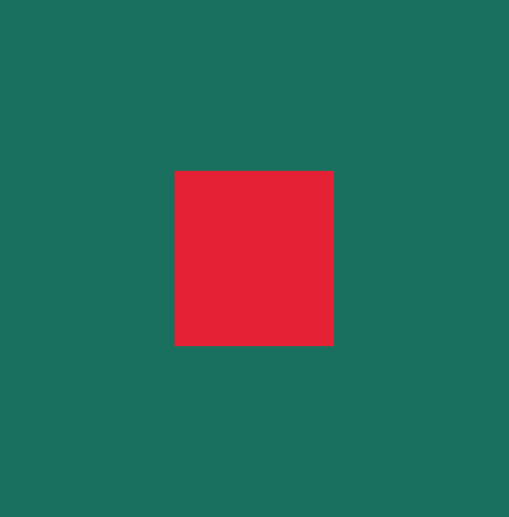
#> input picture Untitled design.png, 1018 x 1034 px, given in place of the camera (shown at 1/2 size)
$ python main.py
#> lines starting #> are read from the running program, lines starting #| are printed output that depends on the picture; after the words box and inside, x2 and y2 are one past the last pixel; in counts of white or black regions, pixels touching at a corner belong together
import cv2
import numpy as np
import time

roi_lost = False

# Initialize KCF tracker
tracker = cv2.TrackerKCF_create()

# Take camera feed from default camera 0 -> use IP address of camera
video = cv2.VideoCapture(0)

time.sleep(1) # Allow camera to set up
success, frame = video.read() # Take current frame from video
#> frame is the input picture: shape (1034, 1018, 3); mean B, G, R 89.8, 103.6, 47.5

img_width = frame.shape[1]
#> img_width = 1018
img_height = frame.shape[0]
#> img_height = 1034

hsv_image = cv2.cvtColor(frame, cv2.COLOR_BGR2HSV)
#> hsv_image: shape (1034, 1018, 3); mean H, S, V 93.8, 198.2, 124.3
cv2.imshow('hsv',hsv_image)

# Define color ranges for red and green in HSV
# Define the lower and upper HSV values for red
lower_red = np.array([0, 120, 140])
upper_red = np.array([10, 205, 225])

# Create a mask for red pixels using cv2.inRangeq
mask_red = cv2.inRange(hsv_image, lower_red, upper_red)
#> mask_red: shape (1034, 1018); every value is 0

# Define the lower and upper HSV values for green
lower_green = np.array([50, 10, 40])
upper_green = np.array([170, 170, 255])

# Create a mask for green pixels using cv2.inRange
mask_green = cv2.inRange(hsv_image, lower_green, upper_green)
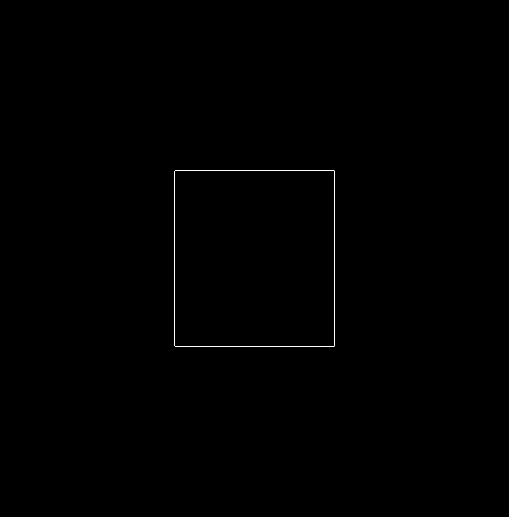
#> mask_green: shape (1034, 1018) (shown at 1/2 size); 0.13% white in thin lines or dots, all inside (x1, y1, x2, y2) = (349, 341, 669, 693)
cv2.imshow('Red', mask_red)
cv2.imshow('Green',mask_green)

# Combine the masks to select region with both red and green
combined_mask = cv2.bitwise_and(~mask_green,~mask_red)
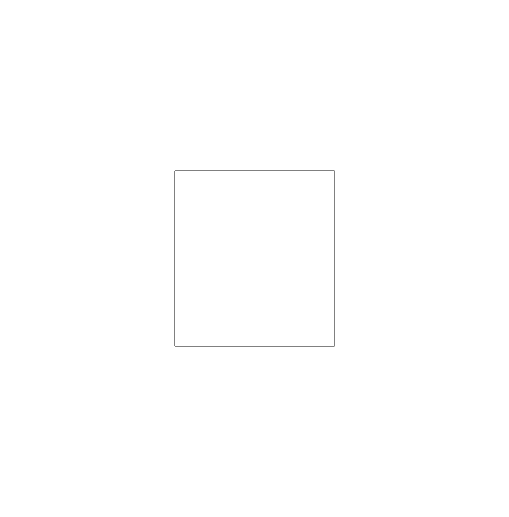
#> combined_mask: shape (1034, 1018) (shown at 1/2 size); 99.9% white; black in thin lines or dots, all inside (x1, y1, x2, y2) = (349, 341, 669, 693)
cv2.imshow('Mask',combined_mask)

# Remove background noise
blurred = cv2.GaussianBlur(combined_mask, (5, 5), 0)

# Apply Canny edge detector
edges = cv2.Canny(blurred, 50, 150)
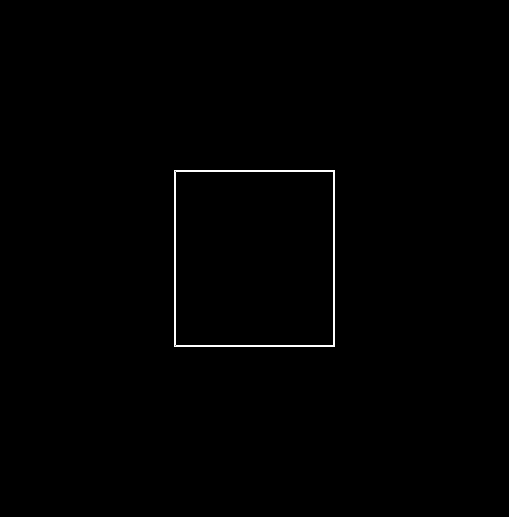
#> edges: shape (1034, 1018) (shown at 1/2 size); 0.25% white in thin lines or dots, all inside (x1, y1, x2, y2) = (348, 340, 670, 694)
edges_with_mask = cv2.bitwise_and(edges, mask_red)
cv2.imshow('Edges with mask', edges_with_mask)

# Define a kernel for dilation
kernel = np.ones((8, 8), np.uint8)

# Perform dilation on the edges
dilated_edges = cv2.dilate(edges_with_mask, kernel, iterations=1)

cv2.imshow('Original Image', frame)
cv2.imshow('Canny Edges', edges)
cv2.imshow('Dilated Edges', dilated_edges)

# Find contours in the edges
contours, _ = cv2.findContours(edges, cv2.RETR_EXTERNAL, cv2.CHAIN_APPROX_SIMPLE)
#> contours = 1 item

# Select the largest contour (assuming it corresponds to the desired region)
if contours:
    largest_contour = max(contours, key=cv2.contourArea)
#> largest_contour = [[349, 340], [348, 341], [348, 692], [349, 693], [668, 693], [669, 692], [669, 341], [668, 340]]
    x, y, w, h = cv2.boundingRect(largest_contour)
#> x = 348; y = 340; w = 322; h = 354

    # Draw a rectangle around the selected ROI
    cv2.rectangle(frame, (x, y), (x + w, y + h), (0, 255, 0), 2)
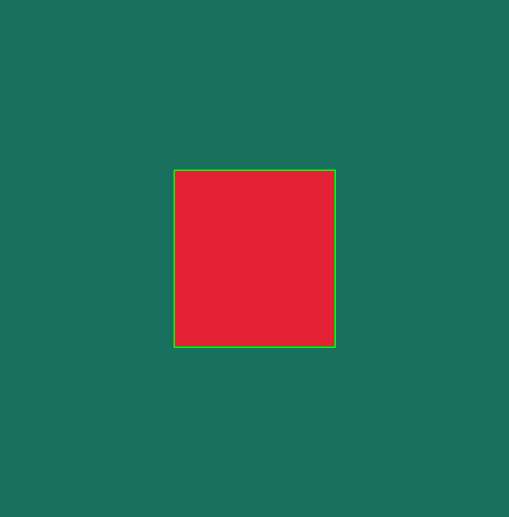
#> frame: shape (1034, 1018, 3) (shown at 1/2 size); 0.38% of pixels changed, all inside (x1, y1, x2, y2) = (347, 339, 672, 696)
    cv2.imshow('Original Frame', frame)

    roi = frame[y:y + h, x:x + w]
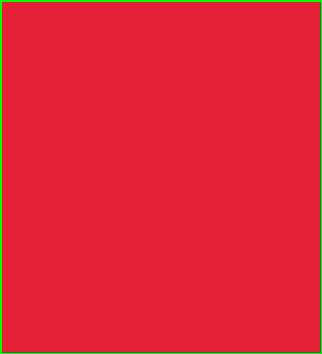
#> roi: shape (354, 322, 3); mean B, G, R 53.2, 37.3, 224

    bbox = (x,y,w,h)
#> bbox = (348, 340, 322, 354)

    # Initialize tracker with the initial bounding box
    tracker.init(frame, bbox)
else:
    bbox = cv2.selectROI('Frame',frame) # If program is unable to identify ROI, manually select

tracker.init(frame, bbox)  # Initialize tracker with the initial bounding box

while True:
    success, frame = video.read()
    if not success:
        break

    success, bbox = tracker.update(frame)  # Update the tracker
#> success = True

    if success:
        # Get ROI box coordinates
        (x, y, w, h) = [int(i) for i in bbox]

        # If bounding box starts to go too far from the center(using 10% margin as 'too far' for now), camera position needs to be changed(changing the box color as a sign for now)
        if x < 0.1*img_width or y < 0.1*img_height or x + w > 0.9*img_width or y + h > 0.9*img_height:
            red = 255 # Box turns blue when it enters 10% margin
        else:
            red = 0 # Else, box will be green

        # Draw bounding box on the object
        cv2.rectangle(frame, (x, y), (x + w, y + h), (red, 255, 0), 2)
    elif not success and not roi_lost: # if bounding box is lost
        roi_lost = True
        mask_red = cv2.inRange(frame, lower_red, upper_red)
        mask_green = cv2.inRange(frame, lower_green, upper_green)

        # Combine the masks to select region with both red and green
        combined_mask = cv2.bitwise_and(~mask_green, ~mask_red)

        # Filter the frame with the occlusion
        result = cv2.bitwise_and(frame, frame, mask=combined_mask)
        #cv2.imshow('result',result)

        gray = cv2.cvtColor(result, cv2.COLOR_BGR2GRAY)

        # Threshold the grayscale image to create a binary mask
        _, binary_mask = cv2.threshold(gray, 30, 255, cv2.THRESH_BINARY)
        #binary_mask = cv2.bitwise_not(binary_mask)
        cv2.imshow('binary', binary_mask)

        # Find contours in the binary mask
        contours1, _ = cv2.findContours(binary_mask, cv2.RETR_EXTERNAL, cv2.CHAIN_APPROX_SIMPLE)

        # Filter out the contours based on their area
        largest_contour1 = max(contours1, key=cv2.contourArea)

        # Get the bounding box coordinates of the largest contour, which should be coordinates of occlusion
        x, y, w, h = cv2.boundingRect(largest_contour1)
        print(x,y,w,h)

        # Draw the bounding box on the original image
        result_image = cv2.rectangle(result.copy(), (x, y), (x + w, y + h), (0, 255, 0), 2)

        # Display the result
        cv2.imshow('Result', result_image)
        cv2.imshow('Last frame', frame)

    cv2.imshow("Frame", frame)

    if cv2.waitKey(1) & 0xFF == ord('q'): # Breaks if you press 'q'
#> (key q is pressed here)
        break

video.release()
cv2.destroyAllWindows()
